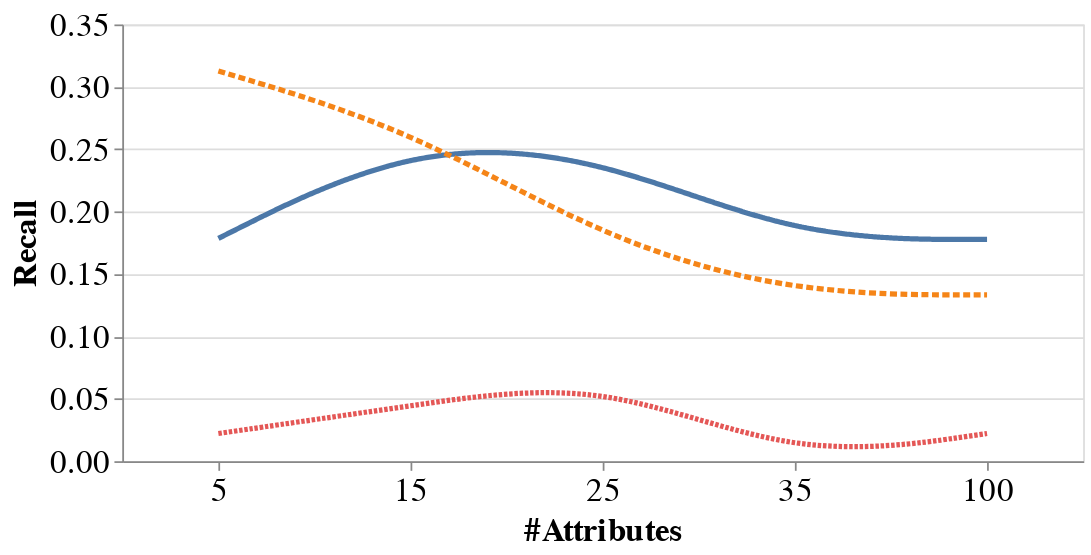

Notebook code cell kept with this figure:
### Code cell
graph_rec

### Figure 1 — Vega-Lite specification as saved in the notebook (floating-point values rounded to 4 significant figures)
{"config": {"view": {"continuousWidth": 400, "continuousHeight": 300}}, "data": {"name": "data-951131a9b0b9f2f1582ca1c13040e31a"}, "mark": {"type": "line", "interpolate": "basis", "strokeWidth": 3}, "encoding": {"color": {"type": "nominal", "field": "method", "legend": null, "title": ""}, "strokeDash": {"type": "nominal", "field": "method", "title": ""}, "x": {"type": "nominal", "axis": {"labelAngle": 0, "labelFontSize": 19, "title": "#Attributes", "titleFontSize": 19}, "field": "nb_attributes"}, "y": {"type": "quantitative", "axis": {"labelFontSize": 19, "title": "Recall", "titleFontSize": 19}, "field": "recall", "scale": {"zero": false}}}, "height": 250, "width": 550, "$schema": "https://vega.github.io/schema/vega-lite/v4.8.1.json", "datasets": {"data-951131a9b0b9f2f1582ca1c13040e31a": [{"method": "  SMORL", "nb_attributes": 5, "sess": 0, "time": 0.0256, "attr_precision": 0.0, "precision": 0.5333, "recall": 0.1786, "diversity": 0.5026, "alpha_ndcg": 1.152, "harmo": 0.5175}, {"method": "  SMORL", "nb_attributes": 15, "sess": 0, "time": 0.02544, "attr_precision": 0.0, "precision": 0.7667, "recall": 0.2556, "diversity": 0.4994, "alpha_ndcg": 2.341, "harmo": 0.6048}, {"method": "  SMORL", "nb_attributes": 25, "sess": 0, "time": 0.02637, "attr_precision": 0.0, "precision": 0.7333, "recall": 0.2444, "diversity": 0.5048, "alpha_ndcg": 1.869, "harmo": 0.598}, {"method": "  SMORL", "nb_attributes": 35, "sess": 0, "time": 0.02709, "attr_precision": 0.0, "precision": 0.5333, "recall": 0.1778, "diversity": 0.4992, "alpha_ndcg": 1.293, "harmo": 0.5157}, {"method": "  SMORL", "nb_attributes": 100, "sess": 0, "time": 0.02686, "attr_precision": 0.0, "precision": 0.5333, "recall": 0.1778, "diversity": 0.514, "alpha_ndcg": 1.497, "harmo": 0.5235}, {"method": "  SWAP", "nb_attributes": 5, "sess": 0, "time": 0.0758, "attr_precision": 0.0, "precision": 0.9333, "recall": 0.3127, "diversity": 0.5238, "alpha_ndcg": 2.662, "harmo": 0.671}, {"method": "  SWAP", "nb_attributes": 15, "sess": 0, "time": 0.2151, "attr_precision": 0.0, "precision": 0.8, "recall": 0.2667, "diversity": 0.5334, "alpha_ndcg": 2.366, "harmo": 0.64}, {"method": "  SWAP", "nb_attributes": 25, "sess": 0, "time": 0.353, "attr_precision": 0.0, "precision": 0.5333, "recall": 0.1778, "diversity": 0.5356, "alpha_ndcg": 1.243, "harmo": 0.5345}, {"method": "  SWAP", "nb_attributes": 35, "sess": 0, "time": 0.4915, "attr_precision": 0.0, "precision": 0.4, "recall": 0.1333, "diversity": 0.5335, "alpha_ndcg": 1.047, "harmo": 0.4572}, {"method": "  SWAP", "nb_attributes": 100, "sess": 0, "time": 1.391, "attr_precision": 0.0, "precision": 0.4, "recall": 0.1333, "diversity": 0.5393, "alpha_ndcg": 1.019, "harmo": 0.4593}, {"method": " MMR", "nb_attributes": 5, "sess": 0, "time": 3.331, "attr_precision": 0.0, "precision": 0.06667, "recall": 0.02222, "diversity": 0.5609, "alpha_ndcg": 0.3333, "harmo": 0.1192}, {"method": " MMR", "nb_attributes": 15, "sess": 0, "time": 10.09, "attr_precision": 0.0, "precision": 0.1333, "recall": 0.04444, "diversity": 0.5678, "alpha_ndcg": 0.6667, "harmo": 0.216}, {"method": " MMR", "nb_attributes": 25, "sess": 0, "time": 16.73, "attr_precision": 0.0, "precision": 0.2, "recall": 0.06667, "diversity": 0.5696, "alpha_ndcg": 0.6872, "harmo": 0.296}, {"method": " MMR", "nb_attributes": 35, "sess": 0, "time": 23.39, "attr_precision": 0.0, "precision": 0.0, "recall": 0.0, "diversity": 0.5657, "alpha_ndcg": 0.0, "harmo": 0.0}, {"method": " MMR", "nb_attributes": 100, "sess": 0, "time": 66.22, "attr_precision": 0.0, "precision": 0.06667, "recall": 0.02222, "diversity": 0.5696, "alpha_ndcg": 0.3333, "harmo": 0.1194}]}}
